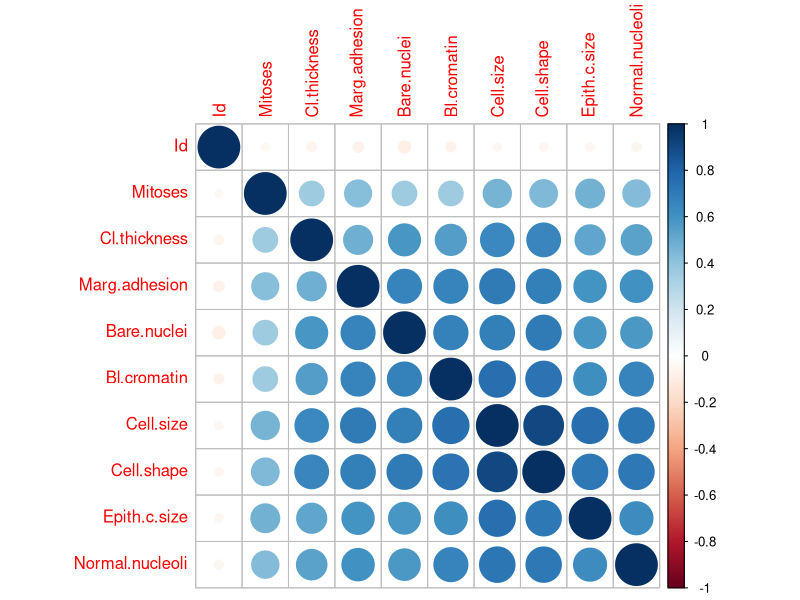

R code for this plot: (Note: this script raises an error after producing the figure.)
## ---- chunk 1
knitr::opts_chunk$set(echo = TRUE)
## ---- chunk 2
library(tidyverse)
library(caret)
library(randomForest)
library(mlbench)
library(glmnet)
## ---- chunk 3
data(BreastCancer)
head(BreastCancer)
dim(BreastCancer)
summary(BreastCancer$Class)
## ---- chunk 4
BreastCancer_num = transform(BreastCancer, Id = as.numeric(Id), 
                         Cl.thickness = as.numeric(Cl.thickness),
                         Cell.size = as.numeric(Cell.size),
                         Cell.shape = as.numeric(Cell.shape), 
                         Marg.adhesion = as.numeric(Marg.adhesion),
                         Epith.c.size = as.numeric(Epith.c.size),
                         Bare.nuclei = as.numeric(Bare.nuclei), 
                         Bl.cromatin = as.numeric(Bl.cromatin), 
                         Normal.nucleoli = as.numeric(Normal.nucleoli),
                         Mitoses = as.numeric(Mitoses))

BreastCancer_num[is.na(BreastCancer_num)] = 0

#calculate correlation matrix using pearson correlation (others include spearman and kendall)
correlation_matrix = cor(BreastCancer_num[,1:10])

#visualize correlation matrix
library(corrplot)
corrplot(correlation_matrix, order = "hclust")

#apply correlation filter of 0.7
highly_correlated <- colnames(BreastCancer[, -1])[findCorrelation(correlation_matrix, cutoff = 0.7, verbose = TRUE)]

#which features are highly correlated and can be removed
highly_correlated
## ---- chunk 5
data(BreastCancer)
BreastCancer_num = transform(BreastCancer, Id = as.numeric(Id), 
                         Cl.thickness = as.numeric(Cl.thickness),
                         Cell.size = as.numeric(Cell.size),
                         Cell.shape = as.numeric(Cell.shape), 
                         Marg.adhesion = as.numeric(Marg.adhesion),
                         Epith.c.size = as.numeric(Epith.c.size),
                         Bare.nuclei = as.numeric(Bare.nuclei), 
                         Bl.cromatin = as.numeric(Bl.cromatin), 
                         Normal.nucleoli = as.numeric(Normal.nucleoli),
                         Mitoses = as.numeric(Mitoses))

BreastCancer_num[is.na(BreastCancer_num)] = 0

#define the control 
control = rfeControl(functions = caretFuncs, number = 2)

# run the RFE algorithm
results = rfe(BreastCancer_num[,1:10], BreastCancer_num[,11], sizes = c(2,5,9), rfeControl = control, method = "svmRadial")

results
results$variables
## ---- chunk 6
set.seed(24)

#convert data
x = x <- as.matrix(BreastCancer_num[,1:10])
y = as.double(as.matrix(ifelse(BreastCancer_num[,11]=='benign', 0, 1))) 

#fit Lasso model 
cv.lasso <- cv.glmnet(x, y, family='binomial', alpha=1, parallel=TRUE, standardize=TRUE, type.measure='auc')

plot(cv.lasso)

cat('Min Lambda: ', cv.lasso$lambda.min, '\n 1Sd Lambda: ', cv.lasso$lambda.1se)
df_coef <- round(as.matrix(coef(cv.lasso, s=cv.lasso$lambda.min)), 2)

# See all contributing variables
df_coef[df_coef[, 1] != 0, ]
## ---- chunk 7
#data
data(BreastCancer)
train_size <- floor(0.75 * nrow(BreastCancer))
set.seed(24)
train_pos <- sample(seq_len(nrow(BreastCancer)), size = train_size)

#convert to numeric
BreastCancer_num = transform(BreastCancer, Id = as.numeric(Id), 
                         Cl.thickness = as.numeric(Cl.thickness),
                         Cell.size = as.numeric(Cell.size),
                         Cell.shape = as.numeric(Cell.shape), 
                         Marg.adhesion = as.numeric(Marg.adhesion),
                         Epith.c.size = as.numeric(Epith.c.size),
                         Bare.nuclei = as.numeric(Bare.nuclei), 
                         Bl.cromatin = as.numeric(Bl.cromatin), 
                         Normal.nucleoli = as.numeric(Normal.nucleoli),
                         Mitoses = as.numeric(Mitoses))

BreastCancer_num[is.na(BreastCancer_num)] = 0

train_classification <- BreastCancer_num[train_pos, ]
test_classification <- BreastCancer_num[-train_pos, ]

#fit a model
rfmodel = randomForest(Class ~ Id + Cl.thickness + Cell.size + Cell.shape + Marg.adhesion + Epith.c.size + Bare.nuclei + Bl.cromatin + Normal.nucleoli +  Mitoses, data=train_classification,  importance = TRUE, oob.times = 15, confusion = TRUE)

#rank features based on importance 
importance(rfmodel)

## ---- chunk 8
# Loading libraries
library(mlbench)
## ---- chunk 9
# load data
data(Glass)

# Check variable types
str(Glass)

# Confirm that there are no Na values
sum(is.na(Glass))
## ---- chunk 10
# Question 1
# wrapper method

# define control 
control = rfeControl(functions = caretFuncs, number = 2)

# Change outcome variables from numbers to letters to accomodate RFE algorithm requirements
levels(Glass[,10]) <- c("one", "two", "three", "five", "six", "seven")

# recursive feature selection algorithm
set.seed <- 5
results <- rfe(Glass[,1:9], Glass[,10], sizes = c(2,5,6,9), rfeControl = control, method = "svmRadial")

results
results$variables
## ---- chunk 11
# random forest

# make training and test sets
train_size <- floor(0.75 * nrow(Glass))
set.seed(15)
train_pos <- sample(seq_len(nrow(Glass)), size = train_size)

train_classification <- Glass[train_pos, ]
test_classification <- Glass[-train_pos, ]

#fit model
rfmodel = randomForest(Type ~ ., data=train_classification,  importance = TRUE, oob.times = 15, confusion = TRUE)

#rank features based on importance 
importance(rfmodel, type=2)

# visualizing feature importance 
varImpPlot(rfmodel, type=2, main = "Variable Importance Plot")

# Summary

# Overall, these methods did produce similar results. Random forest selected Mg, Al, RI, Ca and Na to be the top 5 most important variables, while recursive feature selection chose the top five variables to be Mg, Al, Na, K, and Ca. Only the variables RI and K did not overlap; however, K was the sixth most important variable according to the random forest model. 
## ---- chunk 12
# Genetic algorithm

# Set training and test sets
set.seed(10)
train_size_gen <- floor(0.75 * nrow(Glass))
train_pos_gen <- sample(seq_len(nrow(Glass)), size = train_size)

train_classification_gen <- Glass[train_pos_gen, ]
test_classification_gen <- Glass[-train_pos_gen, ]

# define control 
control <- gafsControl(functions = caretGA, genParallel=TRUE, allowParallel=TRUE,)

# genetic algorithm
results_gafs <- gafs(train_classification_gen[,1:9], train_classification_gen[,10], iters = 5, gafsControl = control, method = "svmRadial")

results_gafs
results_gafs$variables

plot(results_gafs)
